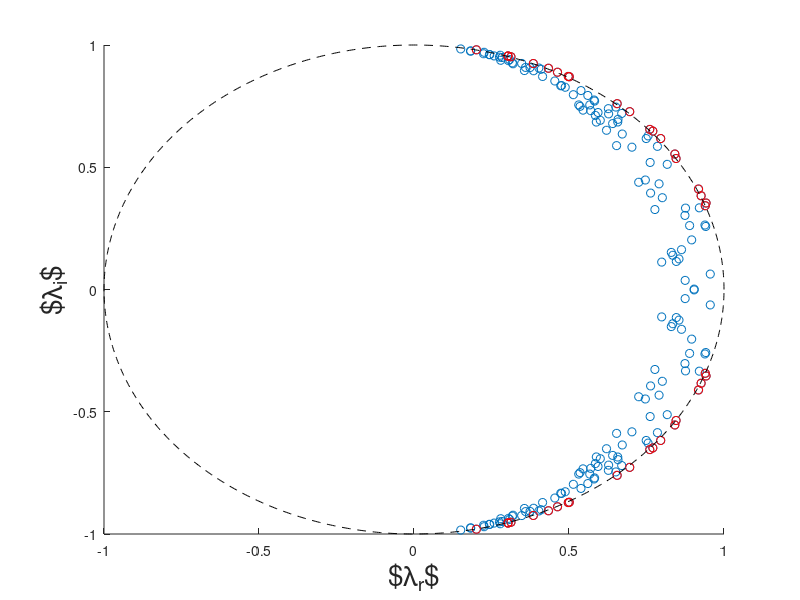

Recreate this plot in MATLAB.
% generate the matrix A
lafs = 20;

rng('default');

n = 100;    % Matrix Size

% No of eigenvalues greater than 1.
np = 20;
% How unstable do we want the eigenvalues?
uns_range = 0.01;

theta = 4*pi/9*rand(np,1);
e1  = (cos(theta) + uns_range*rand(np,1)) + 1i*sin(theta);
uns_e = [e1; conj(e1)];

ne2 = n-length(e1);
st_range = 0.5;
theta = 4*pi/9*rand(ne2,1);
damp = 0.80 + 0.18*rand(ne2,1);
e2  = damp.*cos(theta) + 1i*sin(theta);
stb_e = [e2; conj(e2)];


% Set first eigenvalue = 1 signifying beseflow
Aeig = [uns_e; stb_e];
lr = real(Aeig);
li = imag(Aeig);

neig = length(Aeig);    % This is my matrix size
                        % Hopefully no repeated eigenvalues

figure(1);
scatter(lr,li); hold on
scatter(real(uns_e),imag(uns_e), 'r')
theta = linspace(0,2*pi,1000);
plot(cos(theta),sin(theta), '--k')
xlabel('$\lambda_{r}$', 'FontSize', lafs)
ylabel('$\lambda_{i}$', 'FontSize', lafs)


B = rand(neig);
B = B + B';

bnorm = norm(B);
disp(['Norm(B)=', num2str(bnorm)])
B = B/bnorm;
Binv = inv(B);

A = Binv*diag(Aeig)*B;

anorm = norm(A);
disp(['Norm(A)=', num2str(anorm)])



